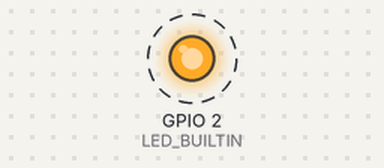
Bench run of a program on a simulated ESP32. Shown: output pins drawn as LEDs (lit = HIGH). Dashed ring = blinking. What the program prints to the serial monitor is not drawn.

Above: at 1.2 s.
Timing chart, 0 to 4.0 s (numbered marks = the images above):
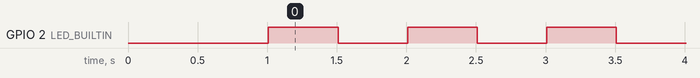

Measured:
- by itself, GPIO 2 (LED_BUILTIN): alternates HIGH for 0.50 s and LOW for 0.50 s

The program:

main.cpp
```cpp
/*
 * FST-150 Tyre Temperature and Steering Angle Data System
 *
 * Entry point. Compile-time flags determine which node type is built.
 *
 * Build with:
 *   pio run -e tyre_node_FL      (or FR, RL, RR)
 *   pio run -e steering_node
 */

#include <Arduino.h>

// Phase 0: minimal validation sketch - blink and report node identity over serial
// This confirms the toolchain works end-to-end before adding sensors and CAN.

void setup() {
    Serial.begin(115200);
    delay(1000);

    Serial.println();
    Serial.println("========================================");
    Serial.println("FST-150 Data System - Node starting up");
    Serial.println("========================================");

#ifdef NODE_TYPE_TYRE
    Serial.print("Node type: TYRE, corner ");
    Serial.println(TYRE_CORNER);
#endif

#ifdef NODE_TYPE_STEERING
    Serial.println("Node type: STEERING");
#endif

    Serial.print("CAN TX ID: 0x");
    Serial.println(CAN_TX_ID, HEX);

    pinMode(LED_BUILTIN, OUTPUT);
}

void loop() {
    digitalWrite(LED_BUILTIN, HIGH);
    delay(500);
    digitalWrite(LED_BUILTIN, LOW);
    delay(500);
    Serial.println("Alive");
}
```
